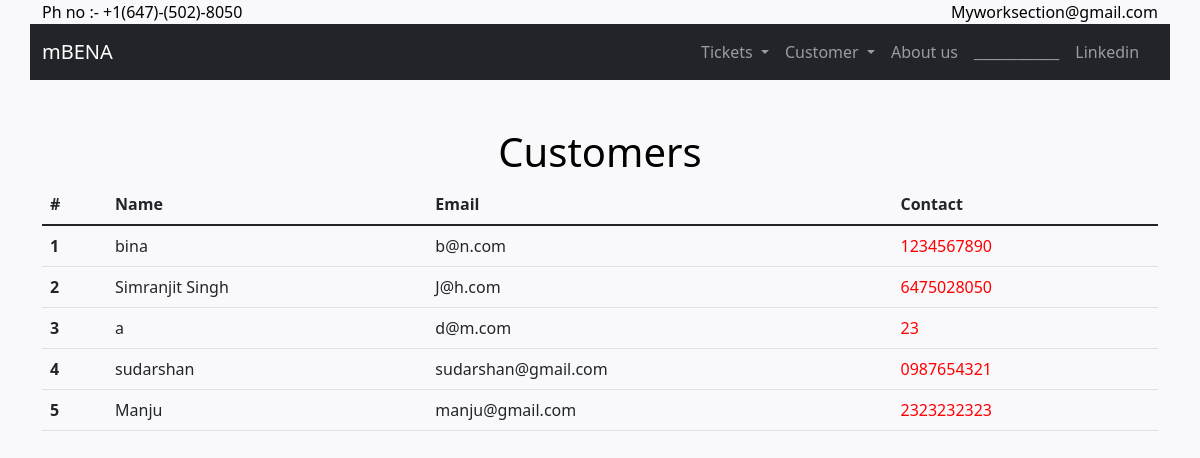
The app's page /estore/searchcustomer/, older data.
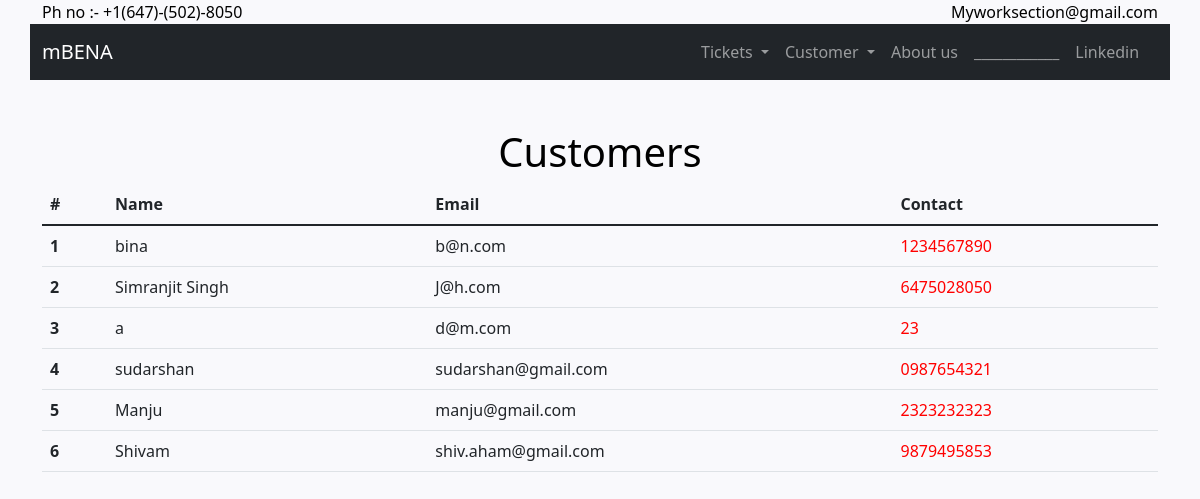
The same page, newer data.
### eStore/models.py (models this page shows, shortened)
class Customer(models.Model):
    name = models.CharField(max_length=64)
    email = models.EmailField( max_length=254)
    phonenumber = models.CharField(max_length=12)

### eStore/views.py (the view)
# urls.py: path("searchcustomer/", views.searchcustomer, name="searchcustomer"),
def searchcustomer(request):
    return render(request, 'searchcustomer.html',{
        "Customer": Customer.objects.all()
    })

### eStore/templates/searchcustomer.html
{% extends 'layout.html' %}
{% block body %}
<div class="container" style="margin-top: 4%;">
<h1 style="text-align: center;">Customers</h1>
<table class="table">
    <thead>
      <tr>
        <th scope="col">#</th>
        <th scope="col">Name</th>
        <th scope="col">Email</th>
        <th scope="col">Contact</th>
      </tr>
    </thead>
    <tbody>
        {% for customer in Customer %}
        <tr>
            <th scope="row">{{customer.id}}</th>
            <td>{{customer.name}}</td>
            <td>{{customer.email}}</td>
            <td style="color: red;">{{customer.phonenumber}}</td>
          </tr>
        {% endfor %}
    </tbody>
  </table>
</div>
{% endblock body %}

Row changes from the older to the newer data that the page shows:
added Customer: id "6", name "Shivam", email "shiv.aham@gmail.com", phonenumber "9879495853"
